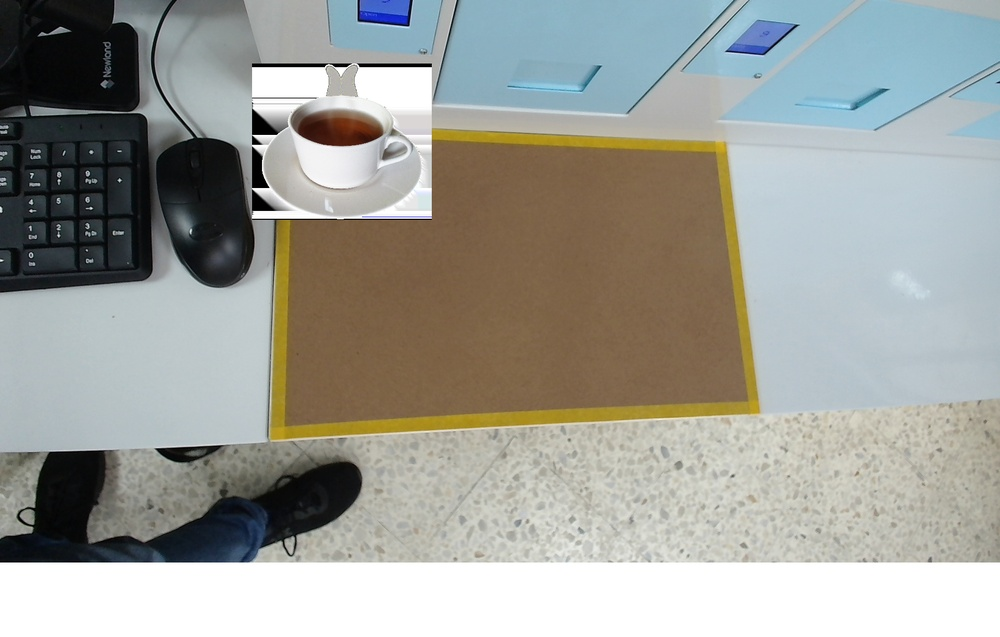
#> input picture img/p1.jpg, 1000 x 637 px, shrunk from 1920 x 1223 before the run, found by its file name
$ python shape.py
#> lines starting #> are read from the running program, lines starting #| are printed output that depends on the picture; after the words box and inside, x2 and y2 are one past the last pixel; in counts of white or black regions, pixels touching at a corner belong together; long printed decimals are rounded
import cv2
import numpy as np
import math
image = cv2.imread(r'C:\Users\User\Desktop\perspective_tranform\img\p1.jpg')
#> image is the input picture: shape (637, 1000, 3); mean B, G, R 152.8, 158.8, 157.3
orig_image = image.copy()

hsv = cv2.cvtColor(image, cv2.COLOR_BGR2HSV)
#> hsv: shape (637, 1000, 3); mean H, S, V 53.7, 46.8, 167.5
lower_brown = np.array([10, 100, 20])
upper_brown = np.array([30, 255, 200])
mask = cv2.inRange(hsv, lower_brown, upper_brown)
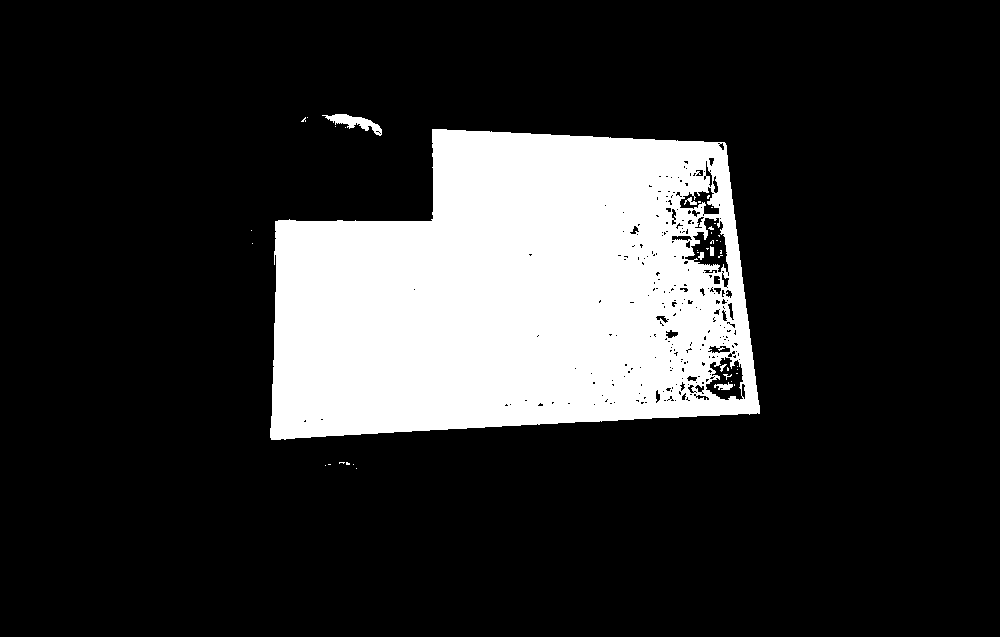
#> mask: shape (637, 1000); 18.7% white; 41 white regions (34 under 20 px)
contours, _ = cv2.findContours(mask.copy(), cv2.RETR_EXTERNAL, cv2.CHAIN_APPROX_SIMPLE)
#> contours = 14 contours, 12 with area under 20; largest, box (x1, y1, x2, y2) and area: (270, 129, 760, 440) 121959, (322, 114, 382, 136) 423
def equilateral_third_point(P1, P5):
    x1, y1 = P1
    x2, y2 = P5

    # 1. หาความยาวด้าน d
    d = math.sqrt((x2 - x1)**2 + (y2 - y1)**2)

    # 2. หาจุดกึ่งกลาง M
    mx, my = (x1 + x2)/2, (y1 + y2)/2

    # 3. หาค่าความสูง h ของสามเหลี่ยมด้านเท่า
    h = (math.sqrt(3)/2) * d

    # 4. หาเวกเตอร์ตั้งฉาก v⊥ จาก P1->P2
    vx_perp = -(y2 - y1)
    vy_perp = (x2 - x1)

    # 5. ปรับขนาดเวกเตอร์ตั้งฉากให้ความยาวเท่าความสูง h
    # ความยาวเวกเตอร์ตั้งฉากคือ d (ตามที่คุณบอก)
    ux = vx_perp / d
    uy = vy_perp / d

    # 6. คำนวณพิกัดจุดที่ 3
    x3 = mx + h * ux
    y3 = my + h * uy

    return (x3, y3)
for c in contours:
    area = cv2.contourArea(c)
    if area < 1000:
        continue
    accuracy = 0.03 * cv2.arcLength(c, True)
    approx = cv2.approxPolyDP(c, accuracy, True)

    if len(approx) >= 3:
        points = approx.reshape(-1, 2)

        if len(points) >= 5:
            P1, P2, P3, P4, P5 = points[:5]
            P6 = equilateral_third_point(P1, P5)

            for i, pt in enumerate([P1, P2, P3, P4, P5]):
                cv2.circle(image, tuple(pt), 6, (255, 0, 0), -1)
                cv2.putText(image, f"P{i+1}", (pt[0] + 10, pt[1] + 10), cv2.FONT_HERSHEY_SIMPLEX, 0.6, (255, 255, 255), 2)

            # วาด P6 จุดที่คำนวณได้
            cv2.circle(image, (int(P6[0]), int(P6[1])), 6, (0, 255, 0), -1)
            cv2.putText(image, "P6", (int(P6[0]) + 10, int(P6[1]) + 10), cv2.FONT_HERSHEY_SIMPLEX, 0.6, (0, 255, 0), 2)

            quad = np.array([P1, P2, P3, P4, P5], dtype=np.int32)
            cv2.polylines(image, [quad], isClosed=True, color=(0, 255, 255), thickness=2)

            print("P6:", P6)
#> this loop made 14 passes
#> (area, accuracy, P2, P3, P4, x1 in equilateral_third_point, y1 in equilateral_third_point, x2 in equilateral_third_point) on pass 9: (121959, 47.71, [271, 439], [759, 413], [724, 142], 275, 221, 432)
#> area on pass 14: 423
#| P6: (433.174, 310.966)
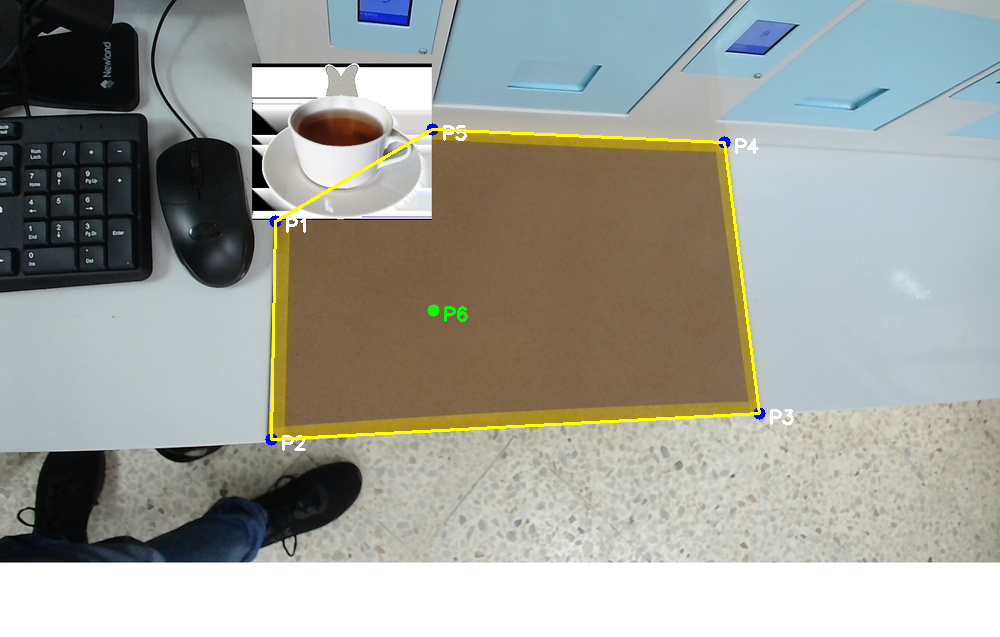
#> image: shape (637, 1000, 3); 0.94% of pixels changed, all inside (x1, y1, x2, y2) = (265, 123, 794, 451)
# แสดงผล
cv2.imshow('Mask', mask)
cv2.imshow('Detected Rectangle with P1-P4', image)
cv2.waitKey(0)
cv2.destroyAllWindows()

$ run again, with img/p2.jpg copied over img/p1.jpg
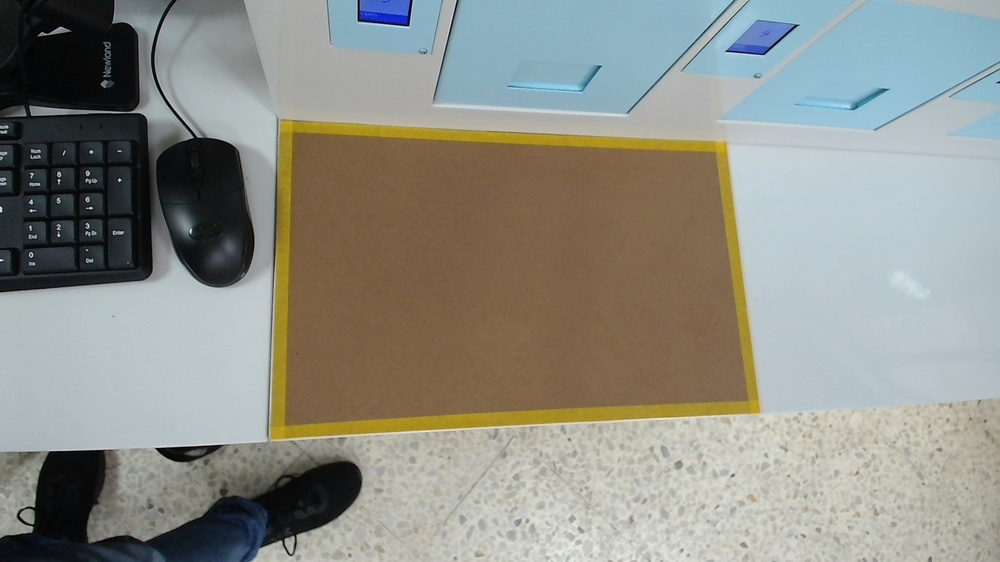
#> input picture img/p2.jpg, 1000 x 562 px, shrunk from 1920 x 1080 before the run, found by its file name
#> image is the input picture: shape (562, 1000, 3); mean B, G, R 135.5, 143.4, 142.2
#> hsv: shape (562, 1000, 3); mean H, S, V 60.1, 55.7, 153.8
#> `mask = cv2.inRange(hsv, lower_brown, upper_brown)`:
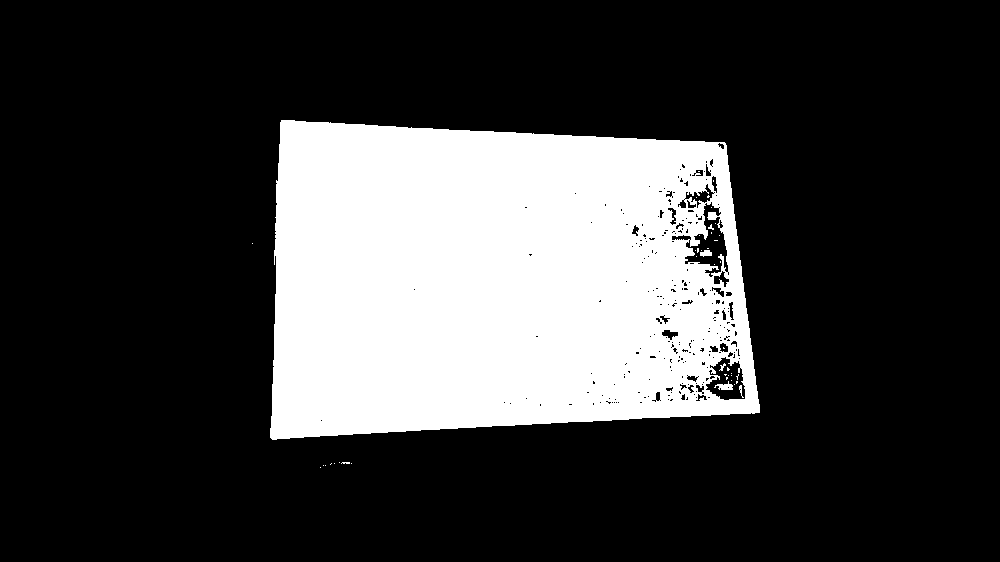
#> mask: shape (562, 1000); 23.7% white; 43 white regions (38 under 20 px)
#> contours = 10 contours, 9 with area under 20; largest, box (x1, y1, x2, y2) and area: (270, 120, 760, 440) 136774
#> the loop `for c in contours:` made 10 passes
#> (area, accuracy, points) on pass 10: (136774.5, 47.7, [[281, 120], [272, 439], [759, 412], [724, 142]])

$ run again, with img/p3.jpg copied over img/p1.jpg
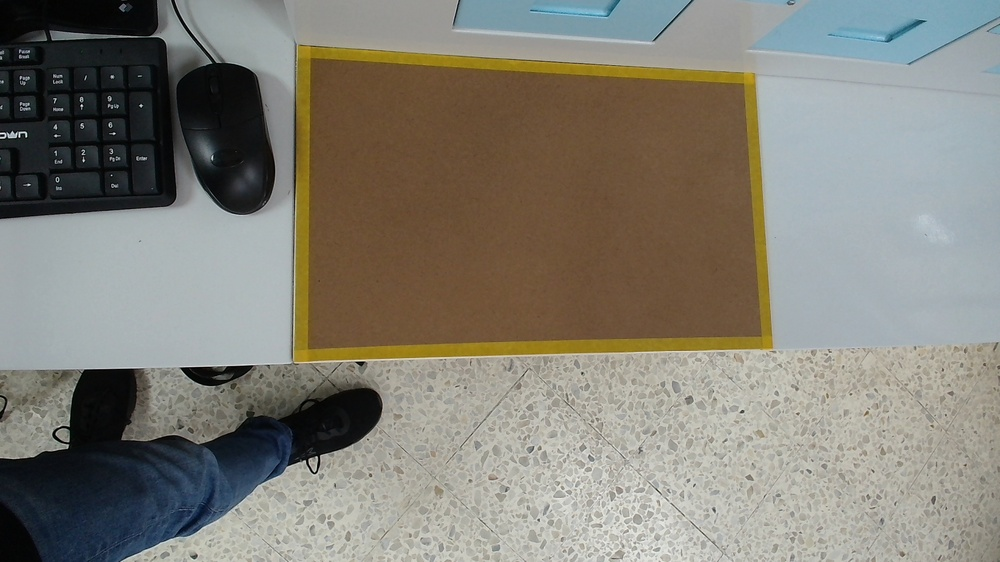
#> input picture img/p3.jpg, 1000 x 562 px, shrunk from 1920 x 1080 before the run, found by its file name
#> image is the input picture: shape (562, 1000, 3); mean B, G, R 118.2, 127.7, 130.4
#> hsv: shape (562, 1000, 3); mean H, S, V 52.5, 58.2, 137.2
#> `mask = cv2.inRange(hsv, lower_brown, upper_brown)`:
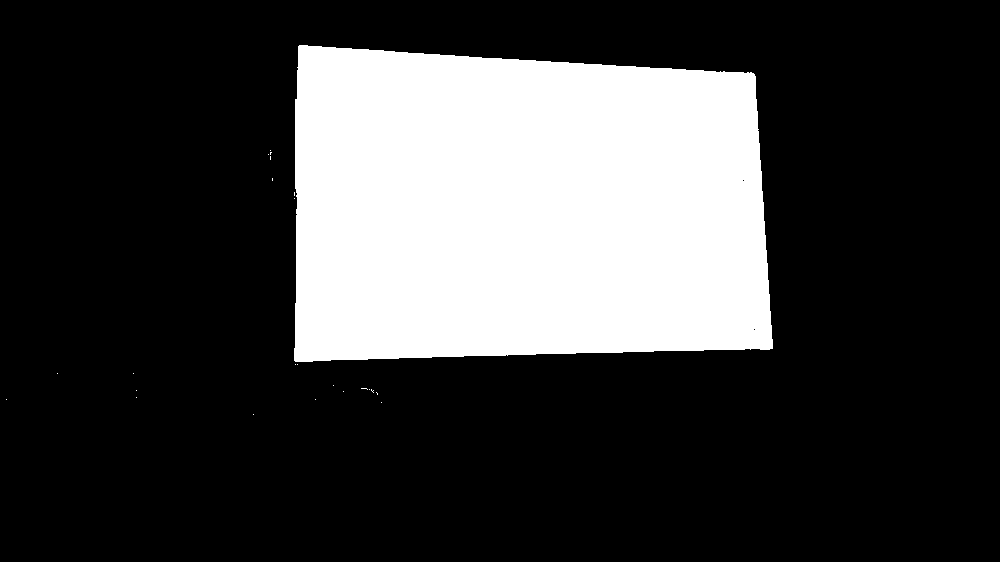
#> mask: shape (562, 1000); 24.6% white; 24 white regions (23 under 20 px)
#> contours = 24 contours, 23 with area under 20; largest, box (x1, y1, x2, y2) and area: (294, 45, 773, 362) 137434
#> the loop `for c in contours:` made 24 passes
#> (area, accuracy, points) on pass 24: (137434.5, 46.82, [[298, 46], [295, 361], [772, 348], [753, 73]])

$ run again, with img/p4.jpg copied over img/p1.jpg
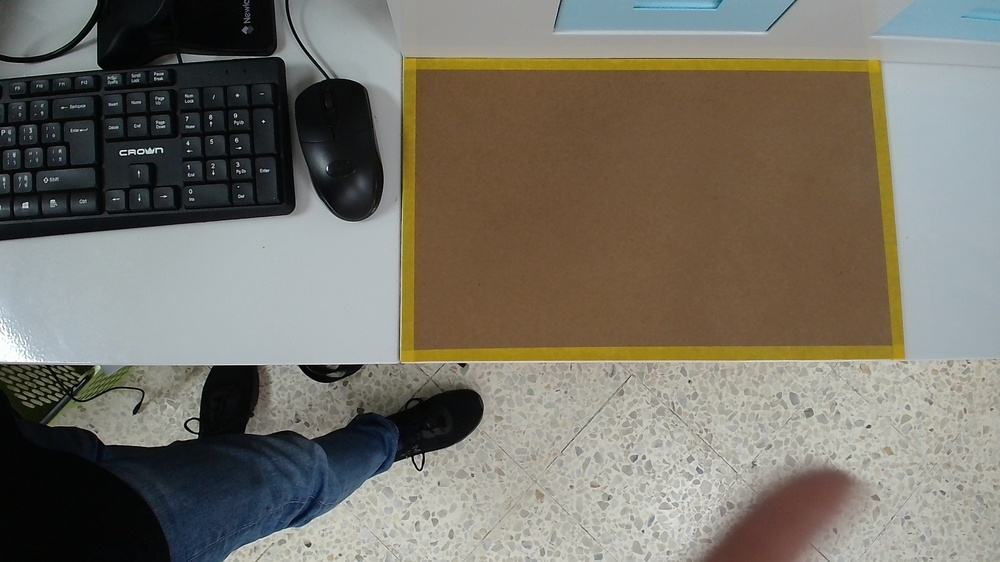
#> input picture img/p4.jpg, 1000 x 562 px, shrunk from 1920 x 1080 before the run, found by its file name
#> image is the input picture: shape (562, 1000, 3); mean B, G, R 105.2, 115.2, 119.2
#> hsv: shape (562, 1000, 3); mean H, S, V 51.8, 63.1, 125.1
#> `mask = cv2.inRange(hsv, lower_brown, upper_brown)`:
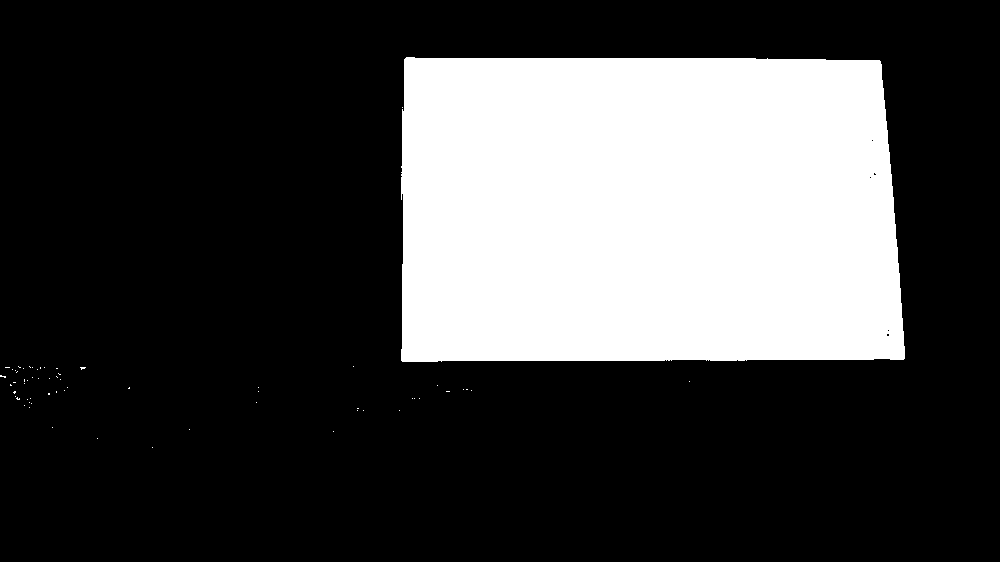
#> mask: shape (562, 1000); 26.5% white; 63 white regions (62 under 20 px)
#> contours = 63 contours, 62 with area under 20; largest, box (x1, y1, x2, y2) and area: (401, 57, 905, 362) 147764
#> the loop `for c in contours:` made 63 passes
#> (area, accuracy, points) on pass 63: (147764.5, 48.65, [[404, 59], [402, 361], [904, 358], [879, 60]])
